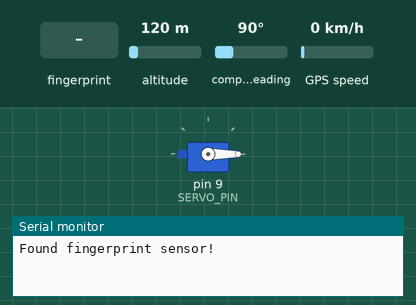
A sketch run on a simulated Arduino Uno, built with avr-gcc and run on an emulated ATmega328P. Shown: servo, the last lines printed to the serial monitor. Inputs (shaded band) come from the test bench; at power-on: altitude 120 m, compass heading 90°, GPS speed 0 km/h. The GPS gets a fix after 3 s at 37.7749, -122.4194 with 8 satellites.

Above: at 1.2 s.
1.3 s: finger stored as number 1 placed on the sensor
At 2.4 s:
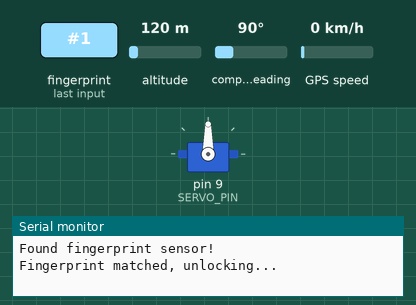
Timing chart, 0 to 4.3 s (numbered marks = the images above; inputs shaded):
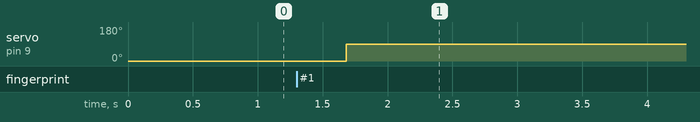

The sketch:

MainCode.ino
```cpp
#include <Adafruit_Fingerprint.h>
#include <Servo.h>
#include <SoftwareSerial.h>
#include <TinyGPS++.h>

// Pin definitions
#define FINGERPRINT_RX_PIN 2
#define FINGERPRINT_TX_PIN 3
#define GPS_RX_PIN 4
#define GPS_TX_PIN 5
#define SERVO_PIN 9

// Fingerprint sensor and GPS setup
SoftwareSerial fingerSerial(FINGERPRINT_RX_PIN, FINGERPRINT_TX_PIN);
Adafruit_Fingerprint finger = Adafruit_Fingerprint(&fingerSerial);
SoftwareSerial gpsSerial(GPS_RX_PIN, GPS_TX_PIN);
TinyGPSPlus gps;

// Servo setup
Servo myServo;
int lockPosition = 0;
int unlockPosition = 90;
bool isLocked = true;  // Lock state: true = locked, false = unlocked

void setup() {
  Serial.begin(9600);
  fingerSerial.begin(57600);
  gpsSerial.begin(9600);
  myServo.attach(SERVO_PIN);
  myServo.write(lockPosition);

  if (finger.verifyPassword()) {
    Serial.println("Found fingerprint sensor!");
  } else {
    Serial.println("Did not find fingerprint sensor :(");
    while (1)
      ;
  }
}

void loop() {
  // Read GPS data
  while (gpsSerial.available() > 0) {
    gps.encode(gpsSerial.read());
  }

  if (gps.location.isUpdated()) {
    Serial.print("Latitude= ");
    Serial.print(gps.location.lat(), 6);
    Serial.print(" Longitude= ");
    Serial.println(gps.location.lng(), 6);
  }

  // Fingerprint detection
  if (getFingerprintID() >= 0) {
    toggleLock();
    delay(1000);  // Debounce delay
  }

  delay(100);
}

int getFingerprintID() {
  uint8_t p = finger.getImage();
  if (p != FINGERPRINT_OK) return -1;

  p = finger.image2Tz();
  if (p != FINGERPRINT_OK) return -1;

  p = finger.fingerSearch();
  if (p != FINGERPRINT_OK) return -1;

  return finger.fingerID;
}

void toggleLock() {
  if (isLocked) {
    Serial.println("Fingerprint matched, unlocking...");
    myServo.write(unlockPosition);
    isLocked = false;
  } else {
    Serial.println("Fingerprint matched, locking...");
    myServo.write(lockPosition);
    isLocked = true;
  }
}
```

Measured:
- after the input at 1.3 s, servo on pin 9 (SERVO_PIN): 0° → 90° after 0.38 s
